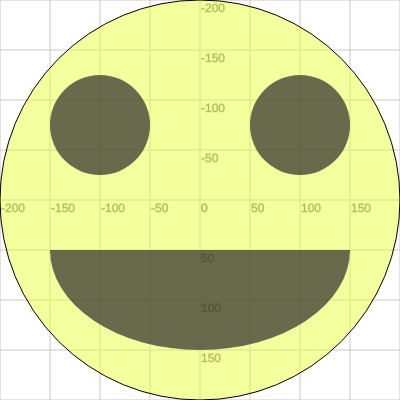
Frame 1 (no input)
Frame 60 (no input): identical to frame 1, image omitted
Frame 120 (the mouse pressed at the canvas centre since frame 60): identical to frame 1, image omitted

The p5.js sketch that drew this single still picture (run headless with seeded random() and noise() and a simulated clock; from frame 60 on, the mouse is pressed at the canvas centre):

// p5.js sketch
// ── sketch.js
gridSize = 50;

function setup(){
    createCanvas(400,400);


}

function draw() {
    background(255);

    translate( 200, 200 );

    drawGrid();
    drawGridText();

    // draw the smily face head
    stroke( 0 );
    fill('rgba(234, 255, 61, 0.5)');
    ellipse( 0, 0, 400 );

    // draw the smiley face mouth
    noStroke();
    fill( 40, 175 );
    arc( 0, 50, 300, 200, 0, PI );

    // draw smily face eyes
    // notice the use of negative numbers to go "above" 0
    // and to draw the left eye
    fill( 40, 175 );
    // left eye
    ellipse( -100, -75, 100 );
    // right eye
    ellipse( 100, -75, 100 );

}

function drawGrid() {
	stroke(200);
	fill(120);
	for (var x=-width; x < width; x+=gridSize) {
		line(x, -height, x, height);
	}
	for (var y=-height; y < height; y+=gridSize) {
		line(-width, y, width, y);
	}
}
function drawGridText() {
	stroke(200);
	fill(120);
	for (var x=-width; x < width; x+=gridSize) {
		text(x, x+1, 12);
	}
	for (var y=-height; y < height; y+=gridSize) {
		text(y, 1, y+12);
	}
}
